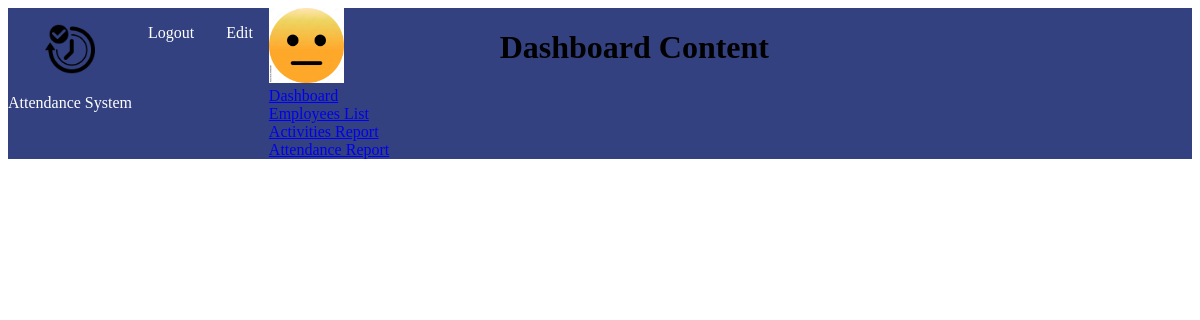
Page /dashboard/ (signed in) on the earlier database version.
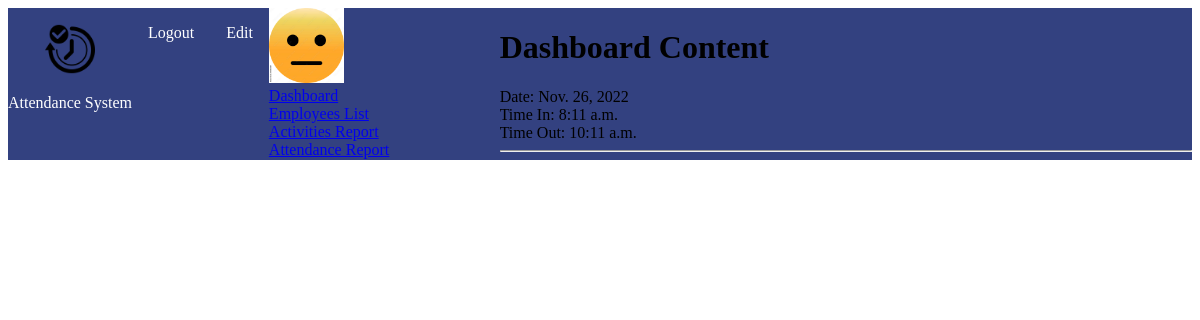
Same page on the later database version.
### base/models.py (models this page shows, shortened)
class Employee(models.Model):
	user = models.OneToOneField(User, null=True, blank=True, on_delete=models.CASCADE)
	first_name = models.CharField(max_length=200, null=True)
	last_name = models.CharField(max_length=200, null=True)
	mobile_number = models.CharField(max_length=200, null=True)
	email = models.EmailField(max_length=200, null=True, unique=True)
	profile_picture = models.ImageField(default="default_profile.png", null=True, blank=True)

class In_out(models.Model):
    date = models.DateField(default=datetime.date.today)
    in_time = models.TimeField()
    out_time = models.TimeField()
    employee = models.ForeignKey(
        "Employee",
        on_delete=models.CASCADE,
    )

### base/views.py (the view)
# urls.py: path("dashboard/", views.dashboard, name="dashboard"),
@login_required(login_url='login')
def dashboard(request):
	in_outs = In_out.objects.all()
	in_out_list = []
	for in_out in in_outs:
		if in_out.employee.id == request.user.employee.id:
			in_out_list.append(in_out)
	return render(request ,'base/dashboard.html', {'in_outs' : in_out_list})

### base/templates/base/dashboard.html
{% extends 'main.html' %}
{% block content %}
    <div>
        <h1>Dashboard Content</h1>
        {% for in_out in in_outs %}
            <label>Date:</label>
            {{in_out.date}}
            <br>
            <label>Time In:</label>
            {{in_out.in_time}}
            <br>
            <label>Time Out:</label>
            {{in_out.out_time}}
            <hr>
        {% endfor %}
    </div>
{% endblock %}

### templates/main.html (shortened to what this page needs)
<!DOCTYPE html>
<html lang="en">
<head>
</head>
<body>
    {% include 'navbar.html' %}
    {% if request.user.is_authenticated %}
    <div class="menu-container">
        <div>
            <div>
                <a href="{% url 'view-profile' %}"><img src="{{request.user.employee.profile_picture.url}}" alt="Profile Picture" width="75" height="75"></a>
            </div>
            <div>
                <a href="{% url 'dashboard' %}">Dashboard</a>
            </div>
            {% if user.is_superuser %}
            <div>
                <a href="{% url 'employees_list' %}">Employees List</a>
            </div>
            <div>
                <a href="{% url 'io-archive-report' %}">Activities Report</a>
            </div>
            <div>
                <a href="{% url 'io-report' %}">Attendance Report</a>
            </div>
            {% endif %}
        </div>
        {% block content %}
        {% endblock %}
    </div>
    {% else %}
    {% block no_menu %}
    {% endblock %}
    {% endif %}
</body>
</html>

### templates/navbar.html (shortened to what this page needs)
{% load static %}
<!DOCTYPE html>
<html>
  <head>
  </head>
  <body>
    <ul>
      <li>
        <div style="color: white">
          <a href="/">
            <img
              src="{% static 'images/logo.png' %}"
              alt="Logo"
              weight="50"
              height="50"
            />
          </a>
          Attendance System
        </div>
        {% if request.user.is_authenticated %}
      </li>
      <li><a href="{% url 'logout' %}">Logout</a></li>
      <li><a href="{% url 'view-profile' %}">Edit</a></li>
      {% else %}
      <li><a href="#home">Home</a></li>
      <li><a href="{% url 'login' %}">Login</a></li>
    </ul>
    {% endif %}
  </body>
</html>

### templates/main.html (style rules this page uses)
.menu-container { display: grid; grid-template-columns: 1fr 3fr; }

### templates/navbar.html (style rules this page uses)
ul { list-style-type: none; margin: 0; padding: 0; overflow: hidden; background-color: #334180; }
li { float: left; }
li a { display: block; color: white; text-align: center; padding: 16px; text-decoration: none; }

Differences in the rows shown:
added In_out: date "Nov. 26, 2022", in_time "8:11 a.m.", out_time "10:11 a.m."
